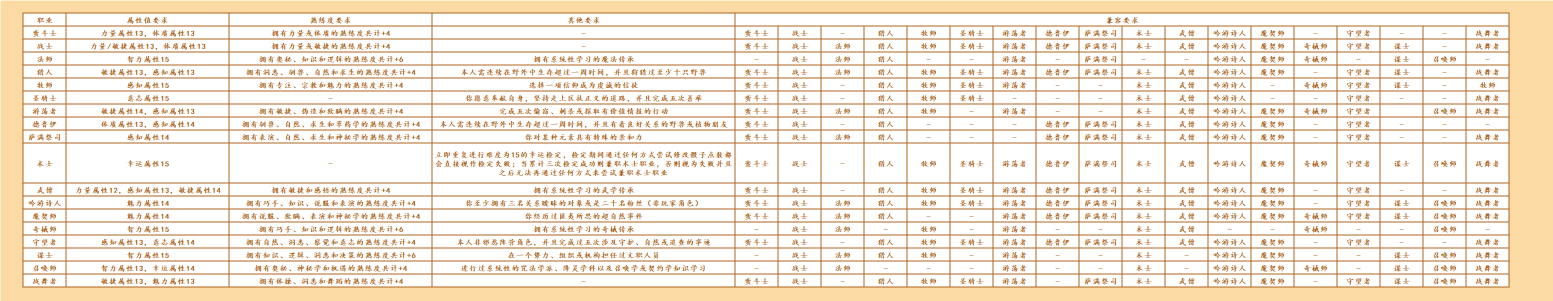
#> input picture 兼职条件.png, 3105 x 601 px (shown at 1/2 size)
$ python import_multiclass_png.py
#> lines starting #> are read from the running program, lines starting #| are printed output that depends on the picture; after the words box and inside, x2 and y2 are one past the last pixel; in counts of white or black regions, pixels touching at a corner belong together
#!/usr/bin/env python3
# -*- coding: utf-8 -*-
"""把《兼职条件.png》写入 冒险者基础规则.xlsx 的「兼职规则」工作表（18 职业版）。

数据来源与可信度：
- 兼容矩阵：PNG 逐格像素解析（格内写列职业名=可兼职，'-'=不可兼职）；网格线自动检测
  （竖向 23 条 → 22 列 = 职业/属性/熟练度/其他 + 18 职业列；横向 20 条 → 表头 + 18 行）。
- 新增两行（召唤师/战舞者）的属性/熟练度/其他要求为人工转录（常量 NEW_ROWS），便于核对。
- 旧 16 行文本沿用表中既有值（本轮图与表逐行抽查一致），兼容矩阵整体以图为准覆盖。

用法：
  python scripts/import_multiclass_png.py --check   # 只解析 PNG 并与当前 xlsx 对比
  python scripts/import_multiclass_png.py --write   # 写入 xlsx（Excel COM，保留样式）
"""
from __future__ import annotations

import argparse
import sys
from pathlib import Path

from openpyxl.utils import get_column_letter

ROOT = Path(__file__).resolve().parent.parent
DEFAULT_PNG = ROOT / '兼职条件.png'
XLSX = ROOT / '冒险者基础规则.xlsx'
SHEET = '兼职规则'

CLASSES = ['蛮斗士', '战士', '法师', '猎人', '牧师', '圣骑士', '游荡者', '德鲁伊', '萨满祭司',
           '术士', '武僧', '吟游诗人', '魔契师', '奇械师', '守望者', '谋士', '召唤师', '战舞者']

# 新增行（人工转录自 PNG；战舞者的「舞蹈」在应用侧按 表演-舞蹈 归一，见 ref_subclass_reqs.py）
NEW_ROWS = {
    '召唤师': {
        'attr': '智力属性13，幸运属性14',
        'prof': '拥有奥秘、神秘学和机遇的熟练度共计+4',
        'other': '进行过系统性的咒法学派、降灵学科以及召唤学或契约学知识学习',
    },
    '战舞者': {
        'attr': '敏捷属性13，魅力属性13',
        'prof': '拥有体操、洞悉和舞蹈的熟练度共计+4',
        'other': '-',
    },
}
PLANNED = set()  # 战舞者已于 v1.0.8004 开放，不再标注「未开放」  # 未开放职业：表内保留，帮助页标注「未开放」，兼职候选不出现


def detect_grid(png: Path):
    """检测表格网格线，返回 (col_lines, row_lines)。"""
    import numpy as np
    from PIL import Image
    a = np.array(Image.open(png).convert('RGB')).astype(int)
    h, w, _ = a.shape
#> h = 601; w = 3105
    dark = (a[:, :, 0] < 200) & (a[:, :, 1] < 170) & (a[:, :, 2] < 140)
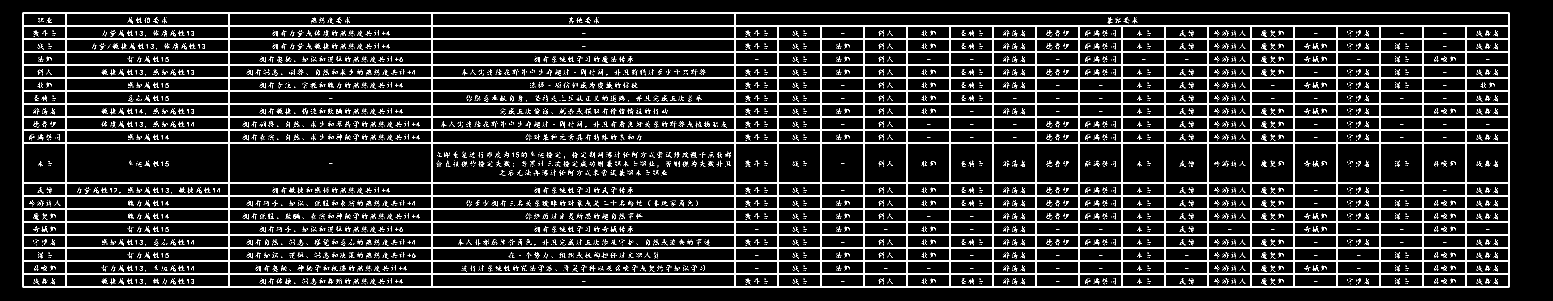
#> dark: shape (601, 3105) bool (shown at 1/2 size); 10.3% white in thin lines or dots, all inside (x1, y1, x2, y2) = (45, 25, 3019, 575)
    col_ink = dark.sum(axis=0)
#> col_ink = 3105 values, max 550 at index 45, min 0 at index 0, mean 61.87
    row_ink = dark.sum(axis=1)
#> row_ink = 601 values, max 2974 at index 25, min 0 at index 0, mean 319.6

    def group(idx):
        out = []
        for x in idx:
            if out and x - out[-1][-1] <= 3:
                out[-1].append(x)
            else:
                out.append([x])
#> this loop made 46 passes
#> x on passes 1 to 12: 45, 46, 131, 132, 457, 458, 863, 864, 1469, 1470, 1555, 1556
#> after the loop, out = 23 items, first 6: [45, 46], [131, 132], [457, 458], [863, 864], [1469, 1470], [1555, 1556]
        return [int(sum(g) / len(g)) for g in out]

    cols = group([x for x in range(w) if col_ink[x] > h * 0.6])
#> cols = [45, 131, 457, 863, 1469, 1555, 1641, 1727, 1813, 1899, 1985, 2071, 2157, 2243, 2329, 2415, 2501, 2587, 2673, 2759, 2845, 2931, 3017]
    rows = group([y for y in range(h) if row_ink[y] > w * 0.6])
#> the loop in group (call 2), `for x in idx:` made 40 passes
#> x on passes 1 to 12: 25, 26, 51, 52, 77, 78, 103, 104, 129, 130, 155, 156
#> rows = [25, 51, 77, 103, 129, 155, 181, 207, 233, 259, 285, 365, 391, 417, 443, 469, 495, 521, 547, 573]
    return cols, rows


def extract_matrix(png: Path):
    import numpy as np
    from PIL import Image
    cols, rows = detect_grid(png)
    if len(cols) != 4 + len(CLASSES) + 1:
        raise SystemExit('网格检测异常：竖向线 %d 条（期望 %d）：%s' % (len(cols), 4 + len(CLASSES) + 1, cols))
    if len(rows) != len(CLASSES) + 2:
        raise SystemExit('网格检测异常：横向线 %d 条（期望 %d）：%s' % (len(rows), len(CLASSES) + 2, rows))
    a = np.array(Image.open(png).convert('RGB')).astype(int)
    ink = (a[:, :, 0] < 235) & (a[:, :, 1] < 215) & (a[:, :, 2] < 190)
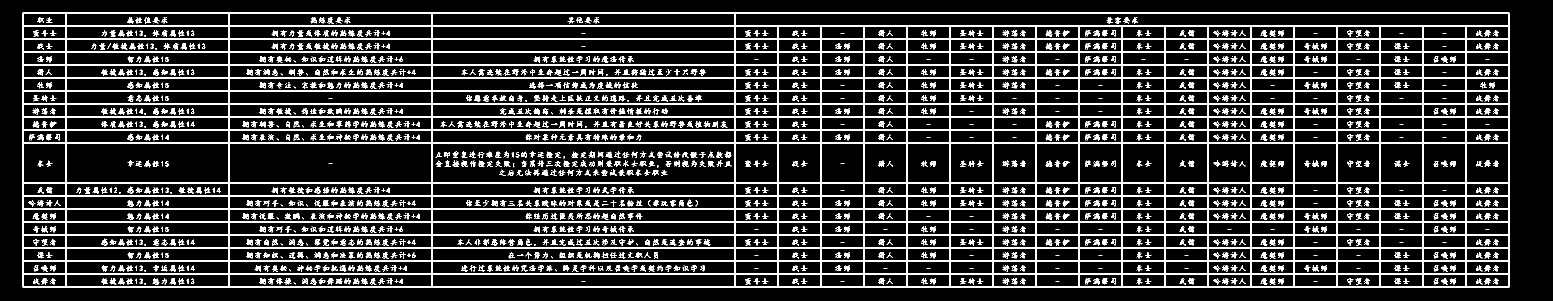
#> ink: shape (601, 3105) bool (shown at 1/2 size); 13% white in thin lines or dots, all inside (x1, y1, x2, y2) = (45, 25, 3019, 575)
    mat: dict[str, dict[str, bool]] = {}
    for ri, rname in enumerate(CLASSES):
        y0, y1 = rows[ri + 1], rows[ri + 2]
        mat[rname] = {}
        for ci, cname in enumerate(CLASSES):
            x0, x1 = cols[4 + ci], cols[5 + ci]
            cnt = int(ink[y0 + 4:y1 - 4, x0 + 4:x1 - 4].sum())
            mat[rname][cname] = cnt > 40
#> this loop made 18 passes
#> (y0, y1) on passes 1 to 12: (51, 77), (77, 103), (103, 129), (129, 155), (155, 181), (181, 207), (207, 233), (233, 259), (259, 285), (285, 365), (365, 391), (391, 417)
#> after the loop, mat = 18 items
    bad = [c for c in CLASSES if not mat[c][c]]
#> bad = []
    if bad:
        raise SystemExit('对角线自兼容断言失败：%s' % bad)
    return mat, cols, rows


def read_xlsx_matrix() -> dict:
    import openpyxl
    ws = openpyxl.load_workbook(XLSX, data_only=True)[SHEET]
    out = {}
    for r in range(3, ws.max_row + 1):
        name = str(ws.cell(r, 2).value or '').strip()
        if not name:
            continue
        row = {}
        for ci, cn in enumerate(CLASSES):
            row[cn] = str(ws.cell(r, 6 + ci).value or '').strip() == cn
        out[name] = row
    return out


def main() -> int:
    ap = argparse.ArgumentParser()
    ap.add_argument('--check', action='store_true')
    ap.add_argument('--write', action='store_true')
    ap.add_argument('--png', default=str(DEFAULT_PNG))
    args = ap.parse_args()

    png = Path(args.png)
    if not png.exists():
        raise SystemExit('未找到 %s' % png)
    mat, cols, rows = extract_matrix(png)
    print('网格: 竖 %d 条 / 横 %d 条 → %d×%d 矩阵' % (len(cols), len(rows), len(CLASSES), len(CLASSES)))
#| 网格: 竖 23 条 / 横 20 条 → 18×18 矩阵
    asym = [(r, c) for r in CLASSES for c in CLASSES if r != c and mat[r][c] != mat[c][r]]
#> asym = [('战士', '召唤师'), ('游荡者', '谋士'), ('武僧', '奇械师'), ('魔契师', '奇械师'), ('奇械师', '武僧'), ('奇械师', '魔契师'), ('谋士', '游荡者'), ('召唤师', '战士')]
    print('非对称关系 %d 对（按作者原图保留）：%s'
          % (len(asym), '、'.join('%s×%s' % p for p in asym[:8]) or '无'))
#| 非对称关系 8 对（按作者原图保留）：战士×召唤师、游荡者×谋士、武僧×奇械师、魔契师×奇械师、奇械师×武僧、奇械师×魔契师、谋士×游荡者、召唤师×战士
    for r in CLASSES:
        print('  %-5s%s 可兼职: %s' % (r, '（未开放）' if r in PLANNED else '      ',
                                     '、'.join(c for c in CLASSES if mat[r][c]) or '（无）'))
#> this loop made 18 passes
#|   蛮斗士         可兼职: 蛮斗士、战士、猎人、牧师、圣骑士、游荡者、德鲁伊、萨满祭司、术士、武僧、吟游诗人、魔契师、守望者、战舞者
#|   战士          可兼职: 蛮斗士、战士、法师、猎人、牧师、圣骑士、游荡者、德鲁伊、萨满祭司、术士、武僧、吟游诗人、魔契师、奇械师、守望者、谋士、战舞者
#|   法师          可兼职: 战士、法师、猎人、游荡者、萨满祭司、吟游诗人、魔契师、奇械师、谋士、召唤师
#|   猎人          可兼职: 蛮斗士、战士、法师、猎人、牧师、圣骑士、游荡者、德鲁伊、萨满祭司、术士、武僧、吟游诗人、魔契师、守望者、谋士、战舞者
#|   牧师          可兼职: 蛮斗士、战士、猎人、牧师、圣骑士、游荡者、术士、武僧、吟游诗人、奇械师、守望者、谋士、战舞者
#|   圣骑士         可兼职: 蛮斗士、战士、猎人、牧师、圣骑士、术士、武僧、吟游诗人、守望者、战舞者
#|   游荡者         可兼职: 蛮斗士、战士、法师、猎人、牧师、游荡者、术士、武僧、吟游诗人、魔契师、奇械师、守望者、召唤师、战舞者
#|   德鲁伊         可兼职: 蛮斗士、战士、猎人、德鲁伊、萨满祭司、术士、武僧、吟游诗人、魔契师、守望者
#> (further printed lines are left out)

    cur = read_xlsx_matrix()
    diffs = []
    for r, row in mat.items():
        for c, v in row.items():
            if r in cur and c in cur.get(r, {}):
                if cur[r].get(c) != v:
                    diffs.append((r, c, cur[r].get(c), v))
    print('与当前 xlsx 的矩阵差异: %d 处%s' % (len(diffs), '（旧 16×16 部分完全一致）' if not diffs else ''))
    for r, c, old, new in diffs[:20]:
        print('   %s × %s: %s → %s' % (r, c, old, new))
    missing_rows = [c for c in CLASSES if c not in cur]
    if missing_rows:
        print('xlsx 待新增职业行:', '、'.join(missing_rows))
    if args.check or not args.write:
        print('（未写入；需要写入请加 --write）')
        return 0

    try:
        import win32com.client as win32  # type: ignore
    except ImportError:
        raise SystemExit('需要 pywin32 才能保留 Excel 样式；请安装后再运行')

    excel = win32.DispatchEx('Excel.Application')
    excel.Visible = False
    excel.DisplayAlerts = False
    try:
        wb = excel.Workbooks.Open(str(XLSX))
        try:
            ws = wb.Worksheets(SHEET)
            base_row, base_col = 18, 21          # 现有 16 职业：行 3..18、列 6..21（F..U）
            for i in range(len(CLASSES) - 16):
                ws.Rows(base_row).Copy()
                ws.Rows(base_row + 1 + i).PasteSpecial(-4122)   # xlPasteFormats
            for i in range(len(CLASSES) - 16):
                ws.Columns(base_col).Copy()
                ws.Columns(base_col + 1 + i).PasteSpecial(-4122)
            excel.CutCopyMode = False
            last_col = 5 + len(CLASSES)              # 18 职业 → 第 23 列（W）
            last_addr = get_column_letter(last_col)   # COM 的 Address 在此为属性，改用 openpyxl 工具函数
            try:
                ws.Range('F2:U2').UnMerge()
            except Exception:
                pass
            ws.Range('F2:%s2' % last_addr).Merge()
            ws.Range('F2').Value = '兼容要求'
            ws.Range('F2').Copy()
            ws.Range('F2:%s2' % last_addr).PasteSpecial(-4122)
            excel.CutCopyMode = False
            for ri, rname in enumerate(CLASSES):
                row = 3 + ri
                if rname in NEW_ROWS:
                    ws.Cells(row, 2).Value = rname
                    ws.Cells(row, 3).Value = NEW_ROWS[rname]['attr']
                    ws.Cells(row, 4).Value = NEW_ROWS[rname]['prof']
                    ws.Cells(row, 5).Value = NEW_ROWS[rname]['other']
                for ci, cname in enumerate(CLASSES):
                    ws.Cells(row, 6 + ci).Value = cname if mat[rname][cname] else '-'
            wb.Save()
        finally:
            wb.Close(SaveChanges=False)
    finally:
        excel.Quit()
    print('✅ 已写入 %s（%d 职业，矩阵 %d×%d）' % (XLSX.name, len(CLASSES), len(CLASSES), len(CLASSES)))
    return 0


if __name__ == '__main__':
#> (the run stopped early here; a loop or call above may not have finished)
